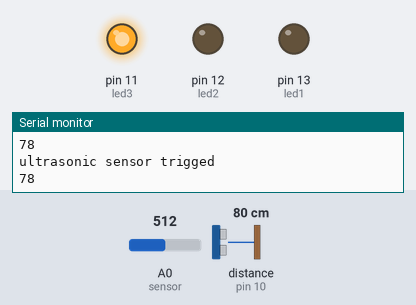
A sketch run on a simulated Arduino Uno, built with avr-gcc and run on an emulated ATmega328P. Parts: output pins drawn as LEDs (lit = HIGH), the last lines printed to the serial monitor. Wiring (inferred from the names in the program): ultrasonic range finder: trigger pin 9; echo pin 10. The test bench sets the inputs (shaded band); at power-on: distance to the obstacle (sensor on pin 10) 80 cm, A0 (sensor) = 512. The echo pulse lasts 58.3 µs per cm; pins used as bus, display or sensor lines are not drawn.

Above: at 1.8 s.
1.9 s: distance to the obstacle (sensor on pin 10) set to 13 cm
3.4 s: distance to the obstacle (sensor on pin 10) set to 10 cm
At 5.2 s:
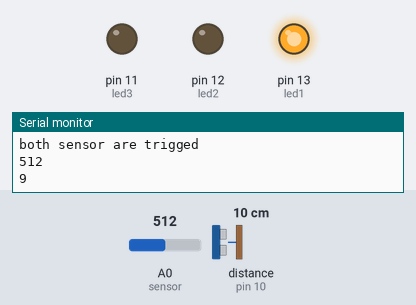
5.5 s: distance to the obstacle (sensor on pin 10) set to 120 cm
At 7.1 s:
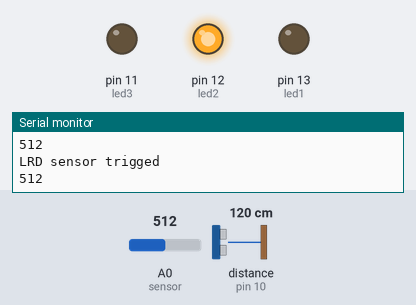
7.5 s: distance to the obstacle (sensor on pin 10) set to 107 cm
9.2 s: distance to the obstacle (sensor on pin 10) set to 96 cm
At 11.2 s:
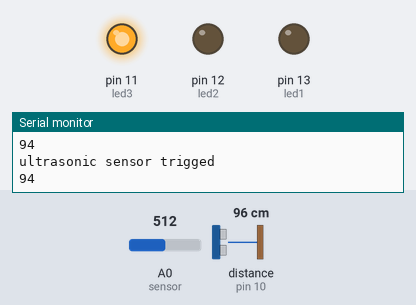
11.5 s: distance to the obstacle (sensor on pin 10) set to 2 cm
At 13.1 s:
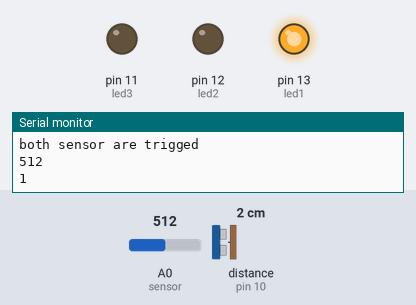
Timing chart, 0 to 14.5 s (numbered marks = the images above; inputs shaded):
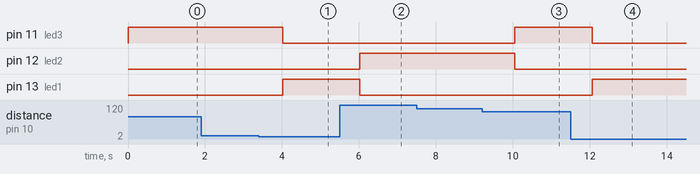

Measured:
- the behaviour switches between 12 and 11 cm on distance to the obstacle (sensor on pin 10) (found by bisection; images 0 and 1)
- the behaviour switches between 102 and 101 cm on distance to the obstacle (sensor on pin 10) (found by bisection; images 2 and 3)
- after the input at 3.4 s, pin 11 (led3): HIGH → LOW after 0.62 s; pin 13 (led1): LOW → HIGH after 0.62 s
- after the input at 5.5 s, pin 12 (led2): LOW → HIGH after 0.53 s; pin 13 (led1): HIGH → LOW after 0.53 s
- after the input at 9.2 s, pin 11 (led3): LOW → HIGH after 0.85 s; pin 12 (led2): HIGH → LOW after 0.85 s
- after the input at 11.5 s, pin 11 (led3): HIGH → LOW after 0.56 s; pin 13 (led1): LOW → HIGH after 0.56 s

The sketch:

LRD_sensor_with_ultrasonic_sensor.ino
```cpp
int sensor=A0;
int value=0;
const int transmit=9;
const int receive=10;
long duration;
int distance;
int led1=13;
int led2=12;
int led3=11;
void setup() {
  // put your setup code here, to run once:
pinMode(sensor,INPUT);
pinMode(led1,OUTPUT);
pinMode(led2,OUTPUT);
pinMode(led3,OUTPUT);
pinMode(transmit,OUTPUT);
pinMode(receive,INPUT);

Serial.begin(9600);
}

void loop() {
  // put your main code here, to run repeatedly:
value=analogRead(sensor);

digitalWrite(transmit,LOW);
delayMicroseconds(2);
digitalWrite(transmit,HIGH);
delayMicroseconds(10);
digitalWrite(transmit,LOW);
duration=pulseIn(receive,HIGH);
distance=duration*0.034/2;

if(value>=500&&distance<=10)
{
  digitalWrite(led1,HIGH);
  digitalWrite(led2,LOW);
  digitalWrite(led3,LOW);
  Serial.println("both sensor are trigged");
  Serial.println(value);
  Serial.println(distance);
  delay(1000);

}
else if(value>=500&&distance>=100)
{
  digitalWrite(led1,LOW);
  digitalWrite(led2,HIGH);
  digitalWrite(led3,LOW);
  Serial.println("LRD sensor trigged");
  Serial.println(value);
  delay(1000);

}
else
{
  digitalWrite(led1,LOW);
  digitalWrite(led2,LOW);
  digitalWrite(led3,HIGH);
  Serial.println("ultrasonic sensor trigged");
  Serial.println(distance);
  delay(1000);

}
}
```
